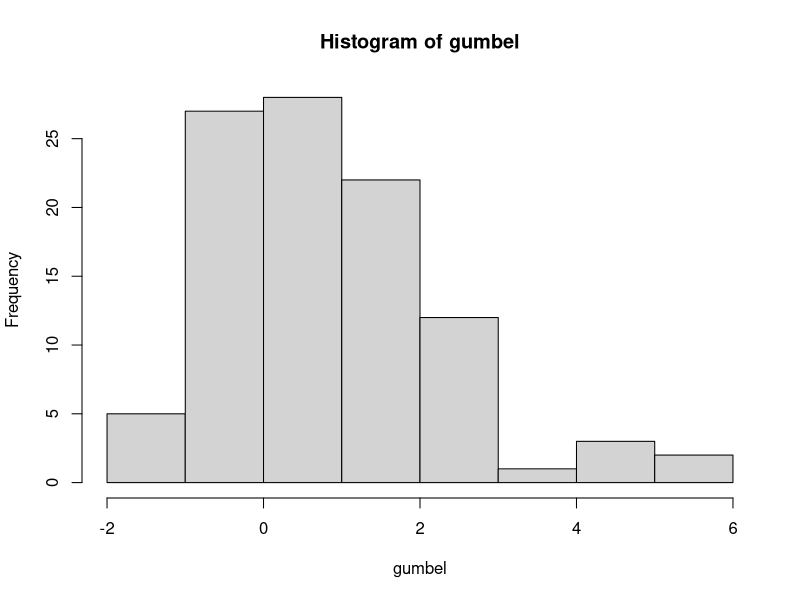
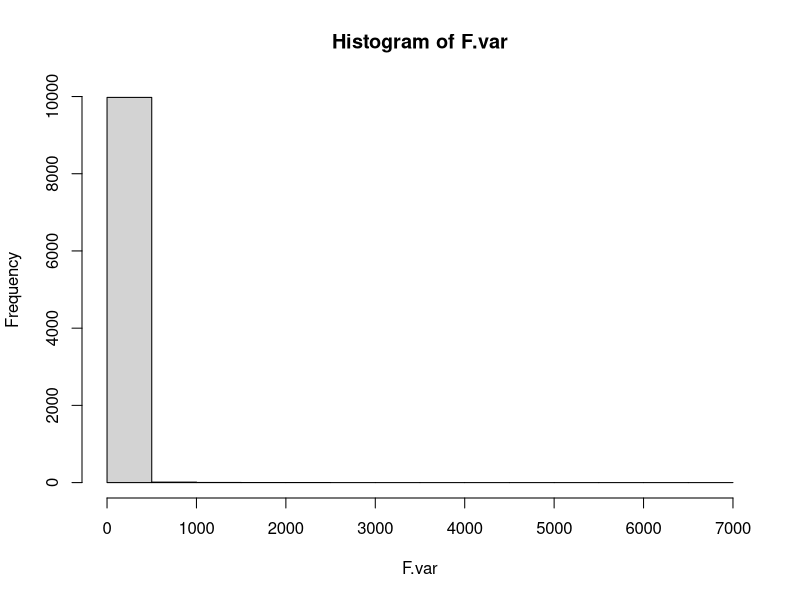
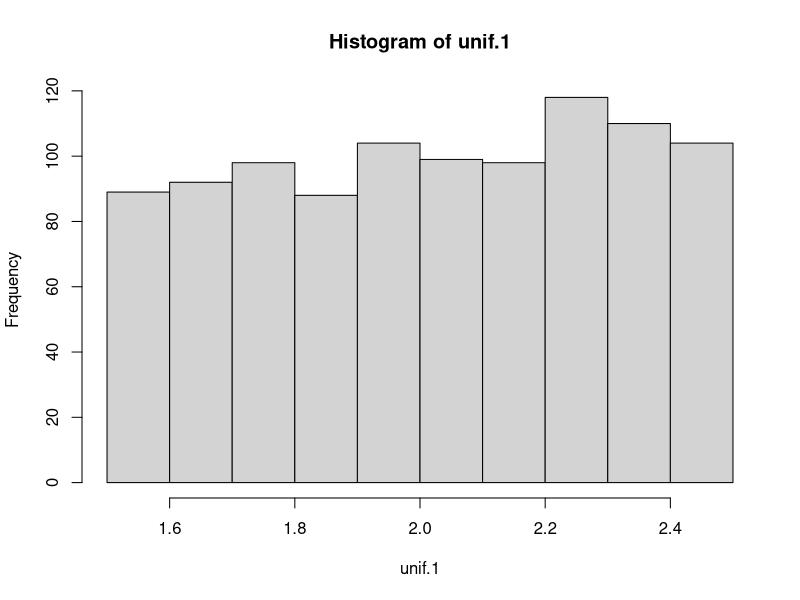
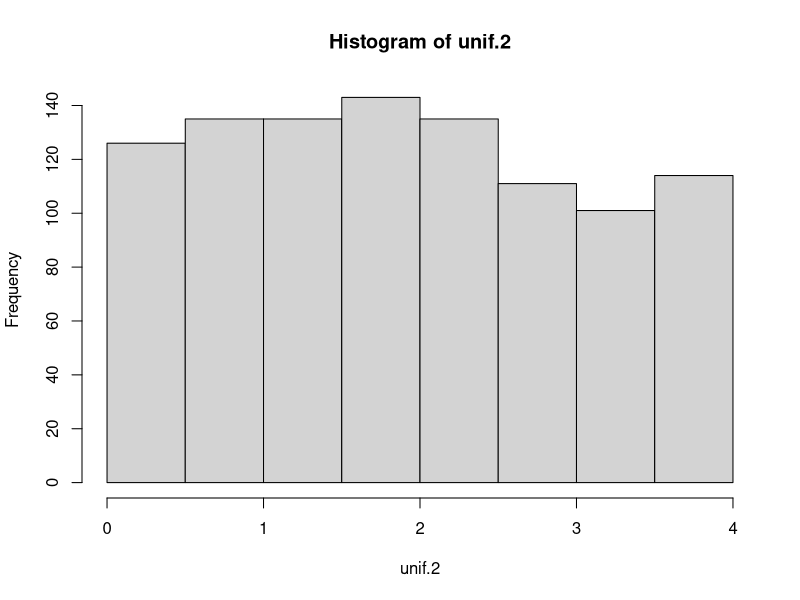
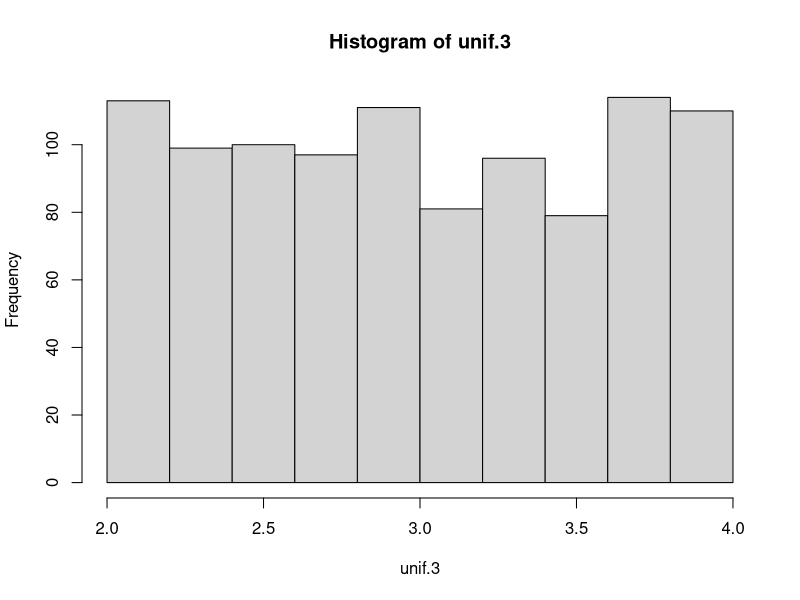

Here is the R script that generated these plots, in order:
## Exercicio 1 

# a - Distribuicao Pareto
# ref: http://www.eletrica.ufpr.br/pedroso/2012/TE816/Distribuicoes.pdf

pareto.func = function(alpha, beta, x){
  return((alpha*beta^alpha)/x^(alpha+1))
}

pareto.inversa = function(alpha, beta, x){
  return(beta/(1-x)^(1/alpha))
}

pareto.generator = function (alpha, beta, n) {
  u = runif(n)
  pareto = pareto.inversa(alpha, beta, u)
  return(pareto)
}

n = 1000
alpha = 1
beta = 1
pareto.gen = pareto.generator(alpha, beta, n)

ks.test(pareto.gen, pareto.func(alpha, beta, pareto.gen))

# b - Distribuicao Gumbel 

gumbel.func = function(x) {
  return (exp(-exp(-x)))
}

gumbel.inversa = function(x) {
  return (-log(-log(x)))
}

gumbel.generator = function(n){
  u = runif(n)
  gumbel = gumbel.inversa(u)
  return(gumbel)
}

n = 100
gumbel = gumbel.generator(n)

hist(gumbel)
ks.test(gumbel, gumbel.func)

# c - Distribuicao F 
# F pode ser descrita a partir de duas qui-quadrado

F.generator = function(d1,d2,n) {
  u1 = rchisq(n, d1)
  u2 = rchisq(n, d2)
  
  return ((u1/d1)/(u2/d2))
}

n = 10000
d1 = 5
d2 = 2

F.var = F.generator(d1,d2,n)
hist(F.var)


ks.test(F.var, df(F.var, d1, d2))

# d - Binomial Negativa 

k = 5
n = 100 
p = 0.3

#Gerador de Binomial Negativa: k sucessos, n experimentos, p probabilidade de sucesso
BN.generator = function(k, n, p){
  x = rep(0, n)
  y = rgeom(k*n,p)
  Y.geom = matrix(y,nrow=n,ncol=k)
  x = apply(Y.geom,1,sum)
  return(x)
}

bn = BN.generator(k,n,p)

# e - Multivariada


## Exercicio 2

# b

unif.generator = function(a, b, n){
  u = runif(n)
  x = a + b*u
  return(x)
}

# Gerar U[a-1/2;a+1/2] a partir de U[0,1]
# fx = 1*f0(x-(a+1/2))
# define a = 2

n = 1000
a = 2 - (1/2) # o a da locacao
b = 1 

unif.1 = unif.generator(a, b, n)
hist(unif.1)
summary(unif.1)

# Gerar U[0;b] a partir de U[0,1]
# fx = 1/b(f(x/b))
# a = 0, define b = 4

a = 0
b = 4

unif.2 = unif.generator(a, b, n)
hist(unif.2)

# Gerar U[a;b] a partir de U[0,1]
# fx = (1/(b-a))f0(x-a/(b-a))
# define a = 2, b = 4 
# a = a
# b = b-a

adef = 2
bdef = 4

a = adef
b = bdef-adef

unif.3 = unif.generator(a, b, n)
hist(unif.3)
